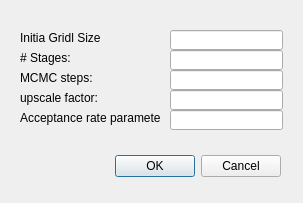
<?xml version="1.0" encoding="UTF-8"?>
<ui version="4.0">
 <class>MCMCSetupWidget</class>
 <widget class="QDialog" name="MCMCSetupWidget">
  <property name="geometry">
   <rect>
    <x>0</x>
    <y>0</y>
    <width>303</width>
    <height>203</height>
   </rect>
  </property>
  <property name="windowTitle">
   <string>MCMC Setup</string>
  </property>
  <widget class="QWidget" name="layoutWidget">
   <property name="geometry">
    <rect>
     <x>20</x>
     <y>150</y>
     <width>261</width>
     <height>33</height>
    </rect>
   </property>
   <layout class="QHBoxLayout">
    <property name="spacing">
     <number>6</number>
    </property>
    <property name="leftMargin">
     <number>0</number>
    </property>
    <property name="topMargin">
     <number>0</number>
    </property>
    <property name="rightMargin">
     <number>0</number>
    </property>
    <property name="bottomMargin">
     <number>0</number>
    </property>
    <item>
     <spacer>
      <property name="orientation">
       <enum>Qt::Horizontal</enum>
      </property>
      <property name="sizeHint" stdset="0">
       <size>
        <width>131</width>
        <height>31</height>
       </size>
      </property>
     </spacer>
    </item>
    <item>
     <widget class="QPushButton" name="okButton">
      <property name="text">
       <string>OK</string>
      </property>
     </widget>
    </item>
    <item>
     <widget class="QPushButton" name="cancelButton">
      <property name="text">
       <string>Cancel</string>
      </property>
     </widget>
    </item>
   </layout>
  </widget>
  <widget class="QLabel" name="label">
   <property name="geometry">
    <rect>
     <x>20</x>
     <y>30</y>
     <width>81</width>
     <height>16</height>
    </rect>
   </property>
   <property name="text">
    <string>Initia Gridl Size:</string>
   </property>
  </widget>
  <widget class="QLineEdit" name="lineEditInitialGridSize">
   <property name="geometry">
    <rect>
     <x>170</x>
     <y>30</y>
     <width>113</width>
     <height>20</height>
    </rect>
   </property>
  </widget>
  <widget class="QLabel" name="label_2">
   <property name="geometry">
    <rect>
     <x>20</x>
     <y>50</y>
     <width>81</width>
     <height>16</height>
    </rect>
   </property>
   <property name="text">
    <string># Stages:</string>
   </property>
  </widget>
  <widget class="QLineEdit" name="lineEditNumStages">
   <property name="geometry">
    <rect>
     <x>170</x>
     <y>50</y>
     <width>113</width>
     <height>20</height>
    </rect>
   </property>
  </widget>
  <widget class="QLabel" name="label_3">
   <property name="geometry">
    <rect>
     <x>20</x>
     <y>70</y>
     <width>81</width>
     <height>16</height>
    </rect>
   </property>
   <property name="text">
    <string>MCMC steps:</string>
   </property>
  </widget>
  <widget class="QLineEdit" name="lineEditMCMCSteps">
   <property name="geometry">
    <rect>
     <x>170</x>
     <y>70</y>
     <width>113</width>
     <height>20</height>
    </rect>
   </property>
  </widget>
  <widget class="QLabel" name="label_4">
   <property name="geometry">
    <rect>
     <x>20</x>
     <y>90</y>
     <width>81</width>
     <height>16</height>
    </rect>
   </property>
   <property name="text">
    <string>upscale factor:</string>
   </property>
  </widget>
  <widget class="QLineEdit" name="lineEditUpscaleFactor">
   <property name="geometry">
    <rect>
     <x>170</x>
     <y>90</y>
     <width>113</width>
     <height>20</height>
    </rect>
   </property>
  </widget>
  <widget class="QLineEdit" name="lineEditAcceptanceRateParameter">
   <property name="geometry">
    <rect>
     <x>170</x>
     <y>110</y>
     <width>113</width>
     <height>20</height>
    </rect>
   </property>
  </widget>
  <widget class="QLabel" name="label_5">
   <property name="geometry">
    <rect>
     <x>20</x>
     <y>110</y>
     <width>141</width>
     <height>16</height>
    </rect>
   </property>
   <property name="text">
    <string>Acceptance rate parameter:</string>
   </property>
  </widget>
 </widget>
 <resources/>
 <connections/>
</ui>
